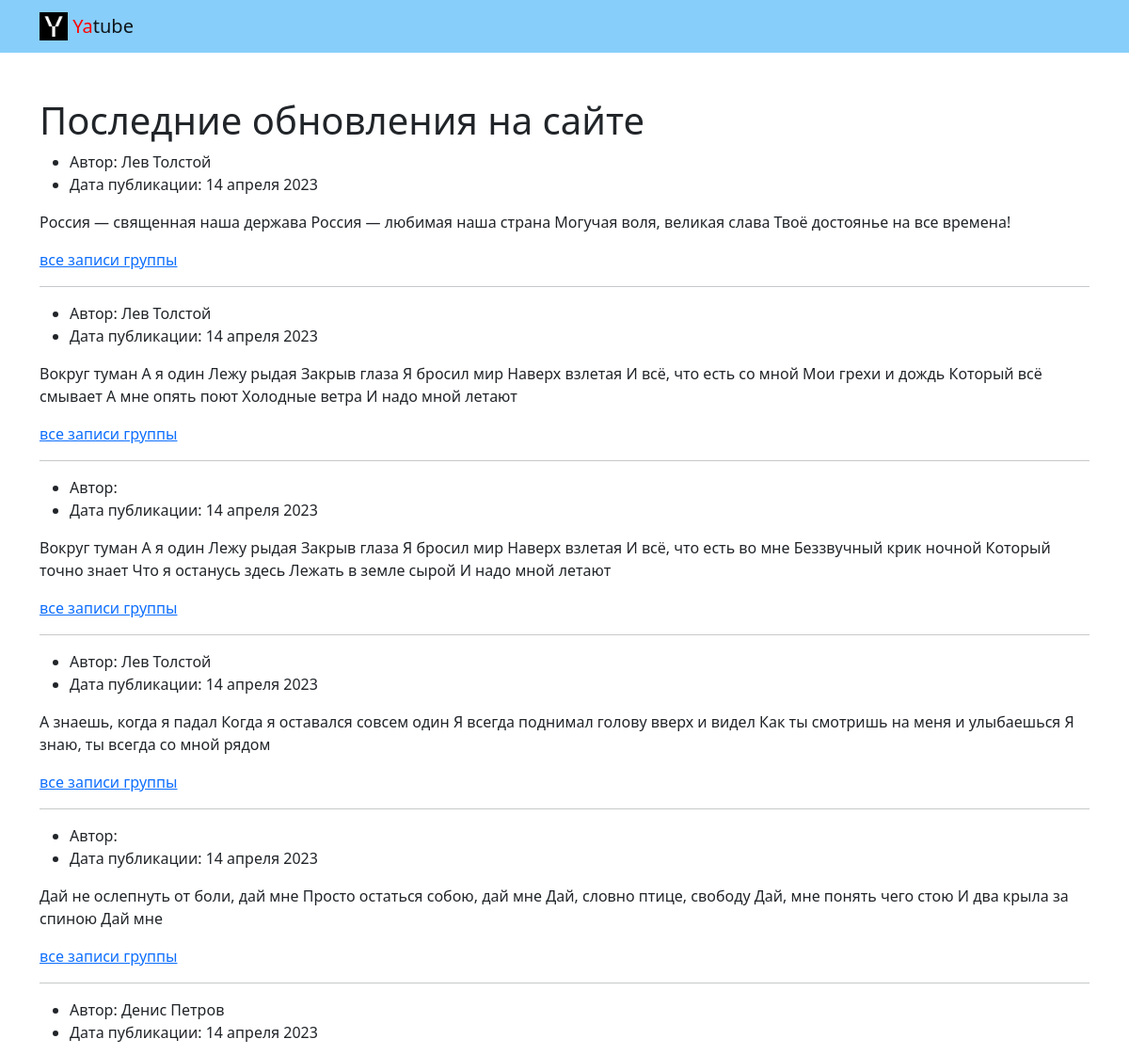
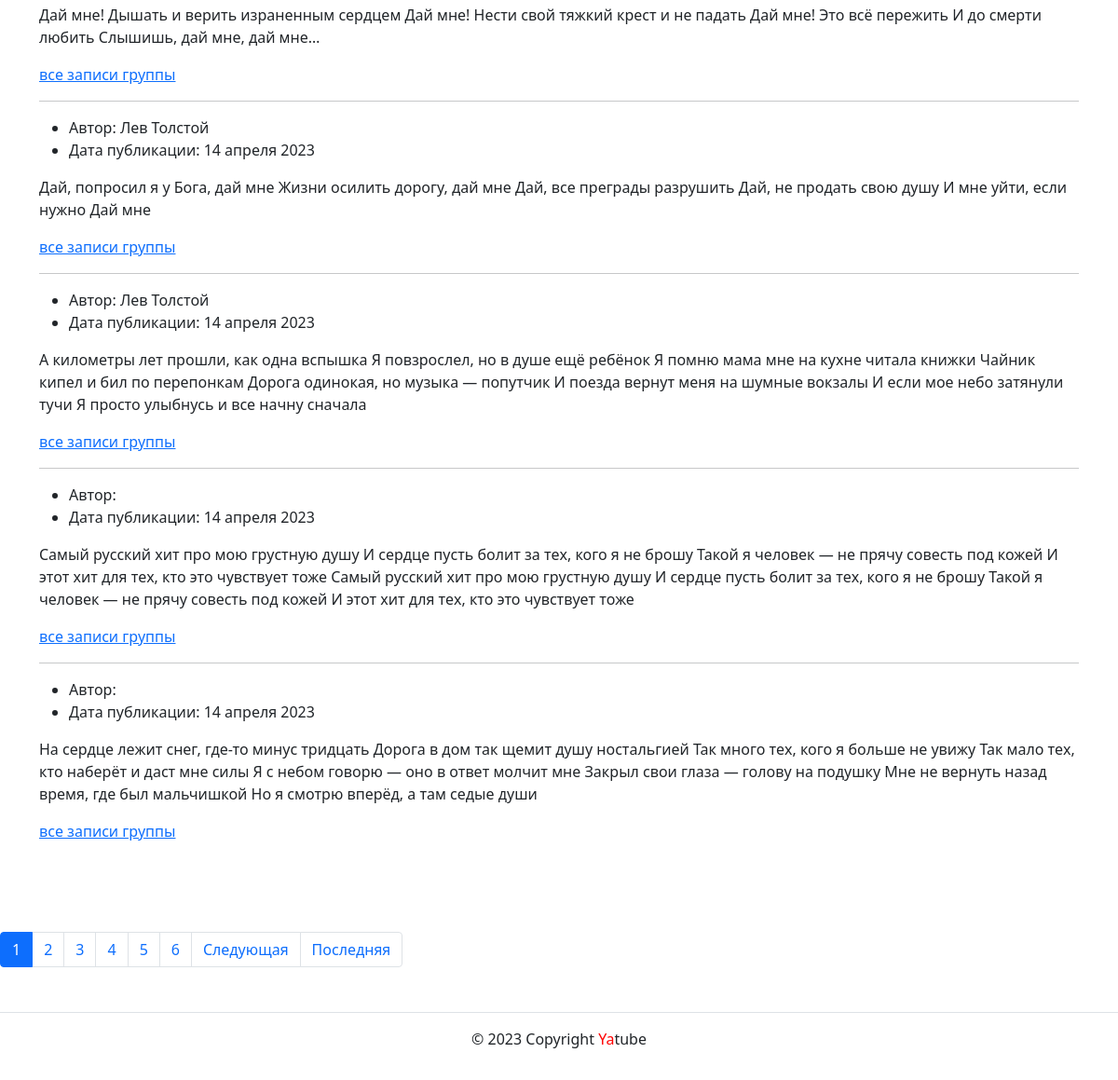
The page / on the database its author committed (2 pictures, top to bottom).
### posts/models.py (models this page shows)
class Post(models.Model):
    text = models.TextField()
    pub_date = models.DateTimeField(auto_now_add=True)
    group = models.ForeignKey(
        Group,
        blank=True,
        null=True,
        on_delete=models.SET_NULL,
        related_name='group_posts'
    )
    author = models.ForeignKey(
        User,
        on_delete=models.CASCADE,
        related_name='posts'
    )

### posts/views.py (the view)
# urls.py: path('', views.index, name='index'),
def index(request):
    post_list = Post.objects.all().order_by('-pub_date')
    paginator = Paginator(post_list, NUM_OF_POSTS)
    page_number = request.GET.get('page')
    page_obj = paginator.get_page(page_number)
    context = {
        'page_obj': page_obj,
    }
    return render(request, 'posts/index.html', context)

### templates/posts/index.html (shortened to what this page needs)
{% extends 'base.html' %}
{% block content %}
    <main>
      <div class="container py-5">
        <h1>Последние обновления на сайте</h1>
        <article>
          {% for post in page_obj %}
          <ul>
            <li>
              Автор: {{ post.author.get_full_name }}
            </li>
            <li>
              Дата публикации: {{ post.pub_date|date:"d E Y" }}
            </li>
          </ul>
          <p>{{ post.text }}</p>
          {% if post.group %}
            <a href="{% url 'posts:group_posts' post.group.slug %}">все записи группы</a>
          {% endif %}
          {% if not forloop.last %}<hr>{% endif %}
        {% endfor %}
        </article>
      </div>
    </main>
  {% include 'posts/includes/paginator.html' %}
{% endblock %}

### rows shown on the page
Post: author.get_full_name "Лев Толстой", pub_date "14 апреля 2023", text "Россия — священная наша держава Россия — любимая наша страна Могучая воля, великая слава Твоё достоянье на все времена!", shows "все записи группы"
Post: author.get_full_name "Лев Толстой", pub_date "14 апреля 2023", text "Вокруг туман А я один Лежу рыдая Закрыв глаза Я бросил мир Наверх взлетая И всё, что есть со мной Мои грехи и дождь Который всё смывает А мне опять поют Холодные ветра И надо мной летают", shows "все записи группы"
Post: pub_date "14 апреля 2023", text "Вокруг туман А я один Лежу рыдая Закрыв глаза Я бросил мир Наверх взлетая И всё, что есть во мне Беззвучный крик ночной Который точно знает Что я останусь здесь Лежать в земле сырой И надо мной летают", shows "все записи группы"
Post: author.get_full_name "Лев Толстой", pub_date "14 апреля 2023", text "А знаешь, когда я падал Когда я оставался совсем один Я всегда поднимал голову вверх и видел Как ты смотришь на меня и улыбаешься Я знаю, ты всегда со мной рядом", shows "все записи группы"
Post: pub_date "14 апреля 2023", text "Дай не ослепнуть от боли, дай мне Просто остаться собою, дай мне Дай, словно птице, свободу Дай, мне понять чего стою И два крыла за спиною Дай мне", shows "все записи группы"
Post: author.get_full_name "Денис Петров", pub_date "14 апреля 2023", text "Дай мне! Дышать и верить израненным сердцем Дай мне! Нести свой тяжкий крест и не падать Дай мне! Это всё пережить И до смерти любить Слышишь, дай мне, дай мне…", shows "все записи группы"
Post: author.get_full_name "Лев Толстой", pub_date "14 апреля 2023", text "Дай, попросил я у Бога, дай мне Жизни осилить дорогу, дай мне Дай, все преграды разрушить Дай, не продать свою душу И мне уйти, если нужно Дай мне", shows "все записи группы"
Post: author.get_full_name "Лев Толстой", pub_date "14 апреля 2023", text "А километры лет прошли, как одна вспышка Я повзрослел, но в душе ещё ребёнок Я помню мама мне на кухне читала книжки Чайник кипел и бил по перепонкам Дорога одинокая, но музыка — попутчик И поезда вернут меня на шумные вокзалы И если мое небо затянули тучи Я просто улыбнусь и все начну сначала", shows "все записи группы"
Post: pub_date "14 апреля 2023", text "Самый русский хит про мою грустную душу И сердце пусть болит за тех, кого я не брошу Такой я человек — не прячу совесть под кожей И этот хит для тех, кто это чувствует тоже Самый русский хит про мою грустную душу И сердце пусть болит за тех, кого я не брошу Такой я человек — не прячу совесть под кожей И этот хит для тех, кто это чувствует тоже", shows "все записи группы"
Post: pub_date "14 апреля 2023", text "На сердце лежит снег, где-то минус тридцать Дорога в дом так щемит душу ностальгией Так много тех, кого я больше не увижу Так мало тех, кто наберёт и даст мне силы Я с небом говорю — оно в ответ молчит мне Закрыл свои глаза — голову на подушку Мне не вернуть назад время, где был мальчишкой Но я смотрю вперёд, а там седые души", shows "все записи группы"

### other values the page prints
{{ i }} "1"
{{ i }} "2" "3" "4" "5" "6"
